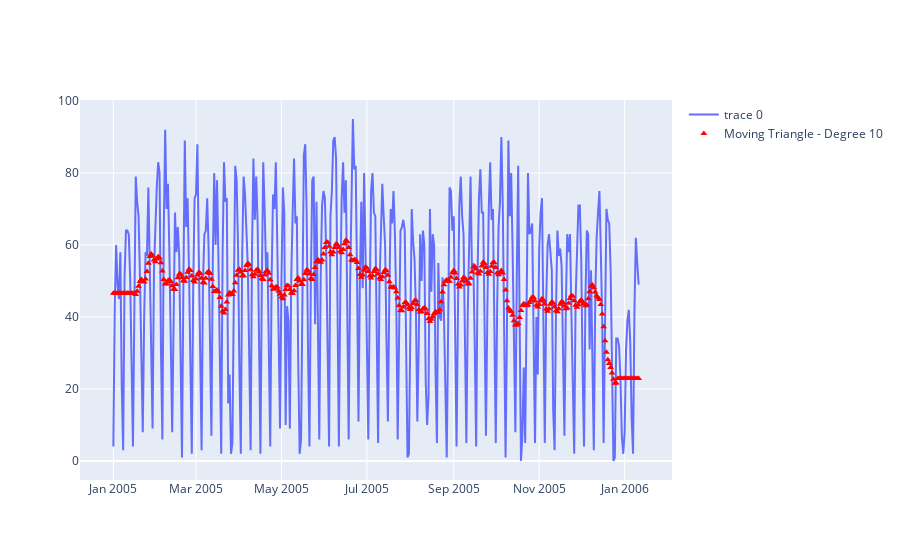

The code cell stored with this chart in its notebook:
### Code cell
fig = go.Figure(data=go.Line(x=x,y=y))
fig.add_trace(go.Scatter(
    x=x,
    y=smoothTriangle(y, 10),  # setting degree to 10
    mode='markers',
    marker=dict(
        size=6,
        
        color='red',
        symbol='triangle-up'
    ),
    name='Moving Triangle - Degree 10'
))

### Figure 1 — Plotly figure (JSON) as saved in the notebook; plotly's stock layout.template omitted (floating-point values rounded to 4 significant figures; data arrays with more than 128 entries replaced by an {"elided": "..."} marker saying what was removed)
{"data": [{"type": "scatter", "x": {"elided": "376 str values"}, "y": {"elided": "376 int values"}}, {"marker": {"color": "red", "size": 6, "symbol": "triangle-up"}, "mode": "markers", "name": "Moving Triangle - Degree 10", "type": "scatter", "x": {"elided": "376 str values"}, "y": {"elided": "376 float values"}}], "layout": {}}
